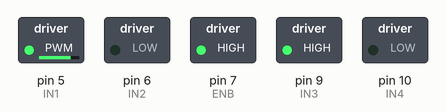
This sketch was run on a simulated Arduino Uno, built with avr-gcc and run on an emulated ATmega328P. Shown: switched loads named in the sketch (green lamp = pin HIGH).

Above: at 0.05 s.
At 2.25 s:
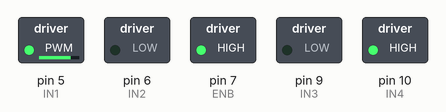
At 3.35 s:
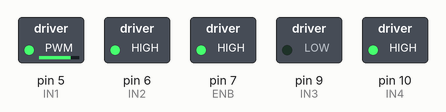
At 4.45 s:
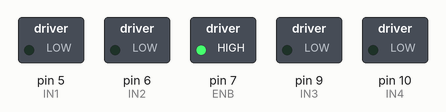
Timing chart, 0 to 5.2 s (numbered marks = the images above):
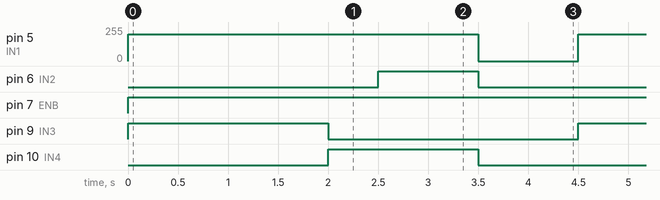

The sketch:

motor.ino
```cpp
// motor

// Pinos motor esquerdo
int IN1 = 5;
int IN2 = 6;
int ENA = 5; // PWM - controla velocidade do motor

// Pinos motor direito
int IN3 = 9;
int IN4 = 10;
int ENB = 7; // PWM - controla velocidade do motor

void setup() {
  pinMode(IN1, OUTPUT);
  pinMode(IN2, OUTPUT);
  pinMode(ENA, OUTPUT);

  pinMode(IN3, OUTPUT);
  pinMode(IN4, OUTPUT);
  pinMode(ENB, OUTPUT);
}

// função para frente
void frente(int velocidade) {
  digitalWrite(IN1, HIGH);
  digitalWrite(IN2, LOW);

  digitalWrite(IN3, HIGH);
  digitalWrite(IN4, LOW);

  analogWrite(ENA, velocidade);
  analogWrite(ENB, velocidade);
}

// função parar
void parar() {
  digitalWrite(IN1, LOW);
  digitalWrite(IN2, LOW);

  digitalWrite(IN3, LOW);
  digitalWrite(IN4, LOW);
}

// função ré
void tras(int velocidade) {
  digitalWrite(IN1, LOW);
  digitalWrite(IN2, HIGH);

  digitalWrite(IN3, LOW);
  digitalWrite(IN4, HIGH);

  analogWrite(ENA, velocidade);
  analogWrite(ENB, velocidade);
}

// girar para direita
void direita(int velocidade) {
  digitalWrite(IN1, HIGH);
  digitalWrite(IN2, LOW);

  digitalWrite(IN3, LOW);
  digitalWrite(IN4, HIGH);

  analogWrite(ENA, velocidade);
  analogWrite(ENB, velocidade);
}

void loop() {
  frente(200);
  delay(2000);

  direita(200);
  delay(500);

  tras(200);
  delay(1000);

  parar();
  delay(1000);
}
```

Measured:
- by itself, pin 5 (IN1): alternates 200/255 for 3.5 s and 0/255 for 1.0 s
- by itself, pin 6 (IN2): alternates HIGH for 1.0 s and LOW for 3.5 s
- by itself, pin 7 (ENB): LOW → HIGH at 0.00 s
- by itself, pin 9 (IN3): alternates HIGH for 2.0 s and LOW for 2.5 s
- by itself, pin 10 (IN4): alternates HIGH for 1.5 s and LOW for 3.0 s
